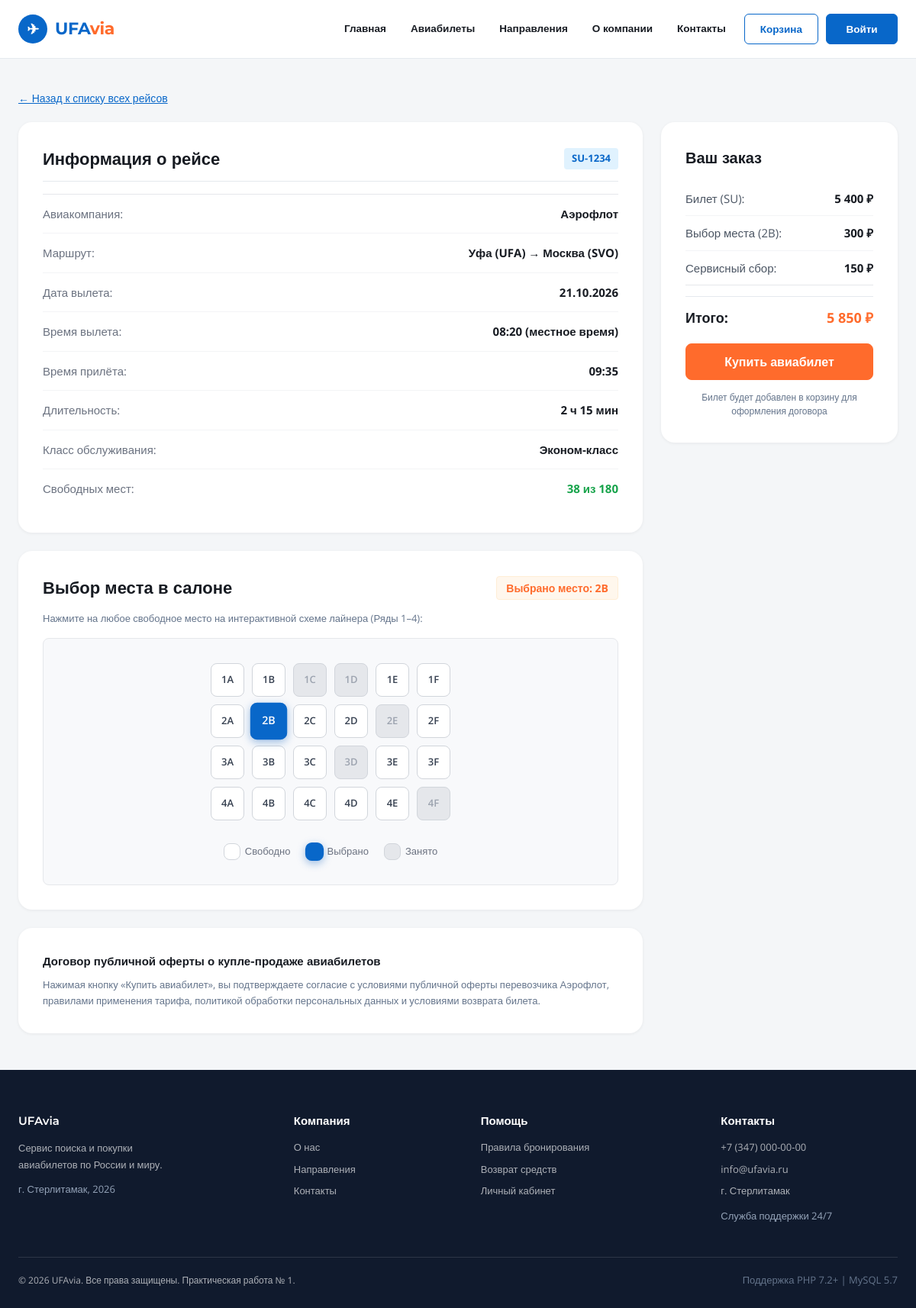
/pages/tickets.php, run on the app's committed database.
### tables this page shows
CREATE TABLE `flights` (
    `id` INT NOT NULL AUTO_INCREMENT,
    `flight_number` VARCHAR(50) NOT NULL COMMENT 'Номер рейса (SU-1234)',
    `airline` VARCHAR(100) NOT NULL COMMENT 'Авиакомпания',
    `airline_code` VARCHAR(10) NOT NULL COMMENT 'Код авиакомпании (SU, S7)',
    `origin` VARCHAR(100) NOT NULL COMMENT 'Город вылета (Уфа)',
    `origin_code` VARCHAR(10) NOT NULL COMMENT 'Код аэропорта вылета (UFA)',
    `destination` VARCHAR(100) NOT NULL COMMENT 'Город прилета (Москва)',
    `destination_code` VARCHAR(10) NOT NULL COMMENT 'Код аэропорта прилета (SVO)',
    `departure_date` DATE NOT NULL COMMENT 'Дата вылета',
    `departure_time` VARCHAR(20) NOT NULL COMMENT 'Время вылета',
    `arrival_time` VARCHAR(20) NOT NULL COMMENT 'Время прилета',
    `duration` INT NOT NULL COMMENT 'Длительность полета в минутах',
    `price` INT NOT NULL COMMENT 'Базовая цена билета в рублях',
    `seats_total` INT NOT NULL DEFAULT 180 COMMENT 'Всего мест в самолете',
    `seats_available` INT NOT NULL DEFAULT 42 COMMENT 'Свободных мест',
    `cabin` VARCHAR(50) NOT NULL DEFAULT 'economy' COMMENT 'Класс: economy / business',
    `stops` INT NOT NULL DEFAULT 0 COMMENT 'Пересадок: 0 - прямой рейс',
    `created_at` TIMESTAMP DEFAULT CURRENT_TIMESTAMP COMMENT 'Дата добавления',
    PRIMARY KEY (`id`)
);

### includes/flights.php (called while the page is built, shortened)
<?php
function getFlightById(int $id): ?array {
    $db = getDb();
    $stmt = $db->prepare("SELECT * FROM flights WHERE id = :id");
    $stmt->execute([':id' => $id]);
    $flight = $stmt->fetch(PDO::FETCH_ASSOC);
    return $flight ?: null;
}

### includes/cart.php (called while the page is built, shortened)
<?php
require_once __DIR__ . '/flights.php';
function getSessionId(): string {
    return session_id();
}
function getCartItems(): array {
    $items = [];
    $sessionId = getSessionId();
    try {
        $db = getDb();
        $stmt = $db->prepare("SELECT c.id as cart_id, c.seat_number, c.price as item_price,
                                     f.*
                              FROM cart c
                              JOIN flights f ON c.flight_id = f.id
                              WHERE c.session_id = :sid
                              ORDER BY c.id ASC");
        $stmt->execute([':sid' => $sessionId]);
        $items = $stmt->fetchAll(PDO::FETCH_ASSOC);
    } catch (Exception $e) {
        $items = [];
    }
    return $items;
}
function getCartSummary(): array {
    $items = getCartItems();
    $count = count($items);
    $subtotal = 0;
    $serviceFeePerTicket = 150;
    $serviceFee = $count * $serviceFeePerTicket;
    $total = $subtotal + $serviceFee;
    return [
        'count' => $count,
        'subtotal' => $subtotal,
        'service_fee' => $serviceFee,
        'total' => $total,
        'items' => $items
    ];
}

### pages/tickets.php (the view, shortened to what this page needs)
<?php
require_once __DIR__ . '/../includes/flights.php';
require_once __DIR__ . '/../includes/cart.php';
$flightId = isset($_REQUEST['flight_id']) ? (int)$_REQUEST['flight_id'] : 1;
$flight = getFlightById($flightId);
$basePrice = (int)$flight['price'];
?>
<!doctype html>
<html lang="ru">
<head>
  <link rel="stylesheet" href="../assets/css/base.css">
  <link rel="stylesheet" href="../assets/css/tickets.css">
</head>
<body class="page-tickets">
  <?php include __DIR__ . '/../includes/header.php'; ?>
  <main>
    <div class="container">
      <div style="margin-bottom: 20px;">
        <a href="search.php" style="color: var(--blue); font-size: 14px; text-decoration: underline;">
          ← Назад к списку всех рейсов
        </a>
      </div>
      <div class="content-grid">
        <div class="left-col">
          <section class="card" aria-label="Информация о рейсе">
            <div style="display: flex; justify-content: space-between; align-items: center; border-bottom: 1px solid var(--line); padding-bottom: 12px; margin-bottom: 16px;">
              <h2 class="card-title" style="margin: 0; font-size: 22px;">Информация о рейсе</h2>
              <span style="font-weight: 700; color: var(--blue); background: #e0f2fe; padding: 4px 10px; border-radius: 4px; font-size: 13px;">
                <?= htmlspecialchars($flight['flight_number']) ?>
              </span>
            </div>
            <div class="flight-table" role="list">
              <div class="flight-row" role="listitem">
                <span class="flight-label">Авиакомпания:</span>
                <span class="flight-value"><strong><?= htmlspecialchars($flight['airline']) ?></strong></span>
              </div>
              <div class="flight-row" role="listitem">
                <span class="flight-label">Маршрут:</span>
                <span class="flight-value"><?= htmlspecialchars($flight['origin']) ?> (<?= htmlspecialchars($flight['origin_code']) ?>) → <?= htmlspecialchars($flight['destination']) ?> (<?= htmlspecialchars($flight['destination_code']) ?>)</span>
              </div>
              <div class="flight-row" role="listitem">
                <span class="flight-label">Дата вылета:</span>
                <span class="flight-value"><?= date('d.m.Y', strtotime($flight['departure_date'])) ?></span>
              </div>
              <div class="flight-row" role="listitem">
                <span class="flight-label">Время вылета:</span>
                <span class="flight-value"><?= htmlspecialchars($flight['departure_time']) ?> (местное время)</span>
              </div>
              <div class="flight-row" role="listitem">
                <span class="flight-label">Время прилёта:</span>
                <span class="flight-value"><?= htmlspecialchars($flight['arrival_time']) ?></span>
              </div>
              <div class="flight-row" role="listitem">
                <span class="flight-label">Длительность:</span>
                <span class="flight-value"><?= floor($flight['duration'] / 60) ?> ч <?= ($flight['duration'] % 60) ?> мин</span>
              </div>
              <div class="flight-row" role="listitem">
                <span class="flight-label">Класс обслуживания:</span>
                <span class="flight-value"><?= $flight['cabin'] === 'business' ? 'Бизнес-класс' : 'Эконом-класс' ?></span>
              </div>
              <div class="flight-row" role="listitem">
                <span class="flight-label">Свободных мест:</span>
                <span class="flight-value" style="color: #16a34a; font-weight: 700;"><?= $flight['seats_available'] ?> из <?= $flight['seats_total'] ?></span>
              </div>
            </div>
          </section>
          <section class="card" aria-label="Выбор места в самолёте">
            <div style="display: flex; justify-content: space-between; align-items: center; margin-bottom: 14px; flex-wrap: wrap; gap: 8px;">
              <h2 class="card-title" style="margin: 0; font-size: 22px;">Выбор места в салоне</h2>
              <span id="selected-seat-badge" style="font-size: 14px; font-weight: 700; color: var(--orange); background: #fff7ed; padding: 4px 12px; border-radius: 4px; border: 1px solid #ffedd5;">
                Выбрано место: 2B
              </span>
            </div>
            <p style="font-size: 13px; color: #64748b; margin-bottom: 16px;">
              Нажмите на любое свободное место на интерактивной схеме лайнера (Ряды 1–4):
            </p>
            <div class="seat-map-bg" role="group" aria-label="Схема салона самолёта">
              <div class="seat-row">
                <button type="button" class="seat seat--free" data-seat="1A" data-extra="500" onclick="selectSeat('1A', 500)">1A</button>
                <button type="button" class="seat seat--free" data-seat="1B" data-extra="500" onclick="selectSeat('1B', 500)">1B</button>
                <button type="button" class="seat seat--occupied" data-seat="1C" disabled>1C</button>
                <button type="button" class="seat seat--occupied" data-seat="1D" disabled>1D</button>
                <button type="button" class="seat seat--free" data-seat="1E" data-extra="500" onclick="selectSeat('1E', 500)">1E</button>
                <button type="button" class="seat seat--free" data-seat="1F" data-extra="500" onclick="selectSeat('1F', 500)">1F</button>
              </div>
              <div class="seat-row">
                <button type="button" class="seat seat--free" data-seat="2A" data-extra="300" onclick="selectSeat('2A', 300)">2A</button>
                <button type="button" class="seat seat--selected" data-seat="2B" data-extra="300" onclick="selectSeat('2B', 300)">2B</button>
                <button type="button" class="seat seat--free" data-seat="2C" data-extra="300" onclick="selectSeat('2C', 300)">2C</button>
                <button type="button" class="seat seat--free" data-seat="2D" data-extra="300" onclick="selectSeat('2D', 300)">2D</button>
                <button type="button" class="seat seat--occupied" data-seat="2E" disabled>2E</button>
                <button type="button" class="seat seat--free" data-seat="2F" data-extra="300" onclick="selectSeat('2F', 300)">2F</button>
              </div>
              <div class="seat-row">
                <button type="button" class="seat seat--free" data-seat="3A" data-extra="300" onclick="selectSeat('3A', 300)">3A</button>
                <button type="button" class="seat seat--free" data-seat="3B" data-extra="300" onclick="selectSeat('3B', 300)">3B</button>
                <button type="button" class="seat seat--free" data-seat="3C" data-extra="300" onclick="selectSeat('3C', 300)">3C</button>
                <button type="button" class="seat seat--occupied" data-seat="3D" disabled>3D</button>
                <button type="button" class="seat seat--free" data-seat="3E" data-extra="300" onclick="selectSeat('3E', 300)">3E</button>
                <button type="button" class="seat seat--free" data-seat="3F" data-extra="300" onclick="selectSeat('3F', 300)">3F</button>
              </div>
              <div class="seat-row">
                <button type="button" class="seat seat--free" data-seat="4A" data-extra="0" onclick="selectSeat('4A', 0)">4A</button>
                <button type="button" class="seat seat--free" data-seat="4B" data-extra="0" onclick="selectSeat('4B', 0)">4B</button>
                <button type="button" class="seat seat--free" data-seat="4C" data-extra="0" onclick="selectSeat('4C', 0)">4C</button>
                <button type="button" class="seat seat--free" data-seat="4D" data-extra="0" onclick="selectSeat('4D', 0)">4D</button>
                <button type="button" class="seat seat--free" data-seat="4E" data-extra="0" onclick="selectSeat('4E', 0)">4E</button>
                <button type="button" class="seat seat--occupied" data-seat="4F" disabled>4F</button>
              </div>
              <div class="legend" style="display: flex; gap: 20px; justify-content: center; margin-top: 20px; font-size: 13px;">
                <div class="legend-item" style="display: flex; align-items: center; gap: 6px;">
                  <span class="seat seat--free" style="width: 22px; height: 22px; font-size: 10px;"></span>
                  Свободно
                </div>
                <div class="legend-item" style="display: flex; align-items: center; gap: 6px;">
                  <span class="seat seat--selected" style="width: 22px; height: 22px; font-size: 10px;"></span>
                  Выбрано
                </div>
                <div class="legend-item" style="display: flex; align-items: center; gap: 6px;">
                  <span class="seat seat--occupied" style="width: 22px; height: 22px; font-size: 10px;"></span>
                  Занято
                </div>
              </div>
            </div>
          </section>
          <section class="card" style="font-size: 13px; color: #64748b; line-height: 1.6;">
            <h3 style="font-size: 15px; color: var(--ink); margin-bottom: 8px;">Договор публичной оферты о купле-продаже авиабилетов</h3>
            <p>
              Нажимая кнопку «Купить авиабилет», вы подтверждаете согласие с условиями публичной оферты перевозчика <?= htmlspecialchars($flight['airline']) ?>, правилами применения тарифа, политикой обработки персональных данных и условиями возврата билета.
            </p>
          </section>
        </div>
        <aside class="right-col">
          <section class="card" aria-label="Ваш заказ">
            <h2 class="card-title" style="font-size: 20px; margin-bottom: 16px;">Ваш заказ</h2>
            <div class="order-rows">
              <div class="order-row">
                <span class="order-label">Билет (<?= htmlspecialchars($flight['airline_code']) ?>):</span>
                <span class="order-value" id="price-ticket"><?= number_format($basePrice, 0, '', ' ') ?> ₽</span>
              </div>
              <div class="order-row">
                <span class="order-label">Выбор места (<span id="lbl-seat-code">2B</span>):</span>
                <span class="order-value" id="price-seat">300 ₽</span>
              </div>
              <div class="order-row">
                <span class="order-label">Сервисный сбор:</span>
                <span class="order-value" id="price-service"><?= number_format($serviceFee, 0, '', ' ') ?> ₽</span>
              </div>
            </div>
            <div class="order-total" style="border-top: 1px solid var(--line); padding-top: 14px; margin-top: 14px; display: flex; justify-content: space-between; font-size: 18px; font-weight: 700;">
              <span>Итого:</span>
              <span id="price-total" style="color: var(--orange);"><?= number_format($basePrice + 300 + $serviceFee, 0, '', ' ') ?> ₽</span>
            </div>
            <form method="POST" action="tickets.php?flight_id=<?= $flight['id'] ?>" style="margin-top: 20px;">
              <button type="submit" class="button button-orange" id="btn-buy" style="cursor: pointer; width: 100%; height: 48px; font-size: 16px; font-weight: 700; border-radius: 8px;">
                Купить авиабилет
              </button>
            </form>
            <div style="margin-top: 14px; text-align: center; font-size: 12px; color: #64748b;">
              Билет будет добавлен в корзину для оформления договора
            </div>
          </section>
        </aside>
      </div>
    </div>
  </main>
  <?php include __DIR__ . '/../includes/footer.php'; ?>
</body>
</html>

### data on the page
flights: flight_number "SU-1234", airline "Аэрофлот", origin "Уфа", origin_code "UFA", destination "Москва", destination_code "SVO", departure_date "21.10.2026", departure_time "08:20", arrival_time "09:35", floor($flight['duration']/60) "2", $flight['duration']%60 "15", seats_available "38", seats_total "180", airline_code "SU", price "5 400", $basePrice + 300 + $serviceFee "5 850"

### other printed values
$serviceFee "150"
